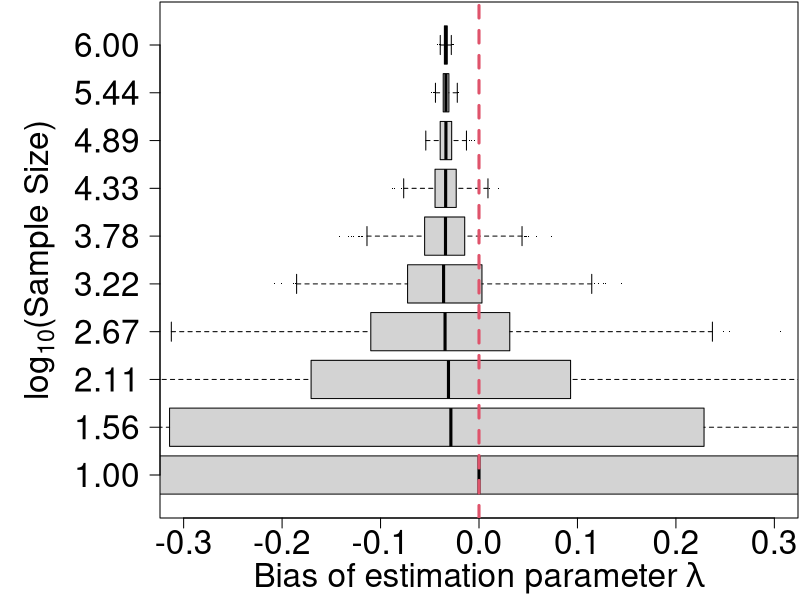

The R script that drew this image:
simPois2 <- function(nn, lambda, trunca=2)
{# trunca take value of 0 or 1 as the max values to be truncated
  xx1 = rpois(nn, lambda = lambda)
  xx1[xx1 < trunca] =0
  return(xx1)
}  

set.seed(0)
lambda=5 # Possion distribution parameter
mm=10   # number of sample sizes  
ll=1000 # number of repeated experiments at each sample size
sizes <- 10^seq(1,6,length.out=mm)
bias <- matrix(NA, mm,ll)
for(ii in 1:mm) for(jj in 1:ll) bias[ii,jj] = mean(simPois2(sizes[ii],lambda))-lambda

#setwd("/Users/xzhang/Library/CloudStorage/Dropbox/Research Projects/BigSampleIssue")
png(file = './PoisBias/figure/Figure1.png', width=1400, height=480)
par(mar = c(4.1, 8, 0.1, 0.1))
boxplot(t(bias),horizontal=T,pch=".",ylim=c(-0.3,0.3), yaxt="n", xlab=expression(paste("Bias of estimation parameter ",lambda)), cex.lab=2,cex.axis=2)
axis(side = 2, las = 2, at=1:mm, labels=sprintf("%0.2f", log10(sizes)), cex.lab=2,cex.axis=2)
title(ylab=expression(paste(log[10], "(Sample Size)")), line=5, cex.lab=2)
abline(v=0,col=2, lwd=3,lty=2)
dev.off()


#plot(log(sizes)/log(10), apply(bias,1, median))
